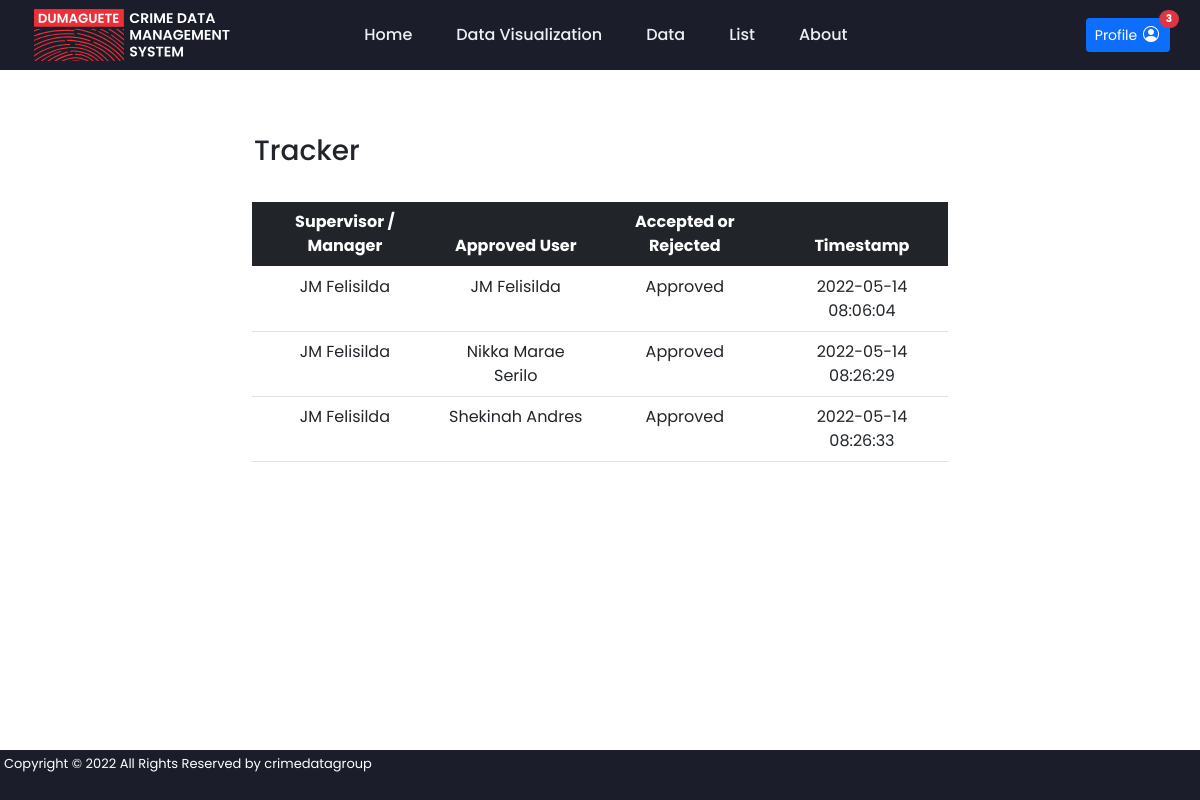
The app's page /tracker.php (signed in), older data.
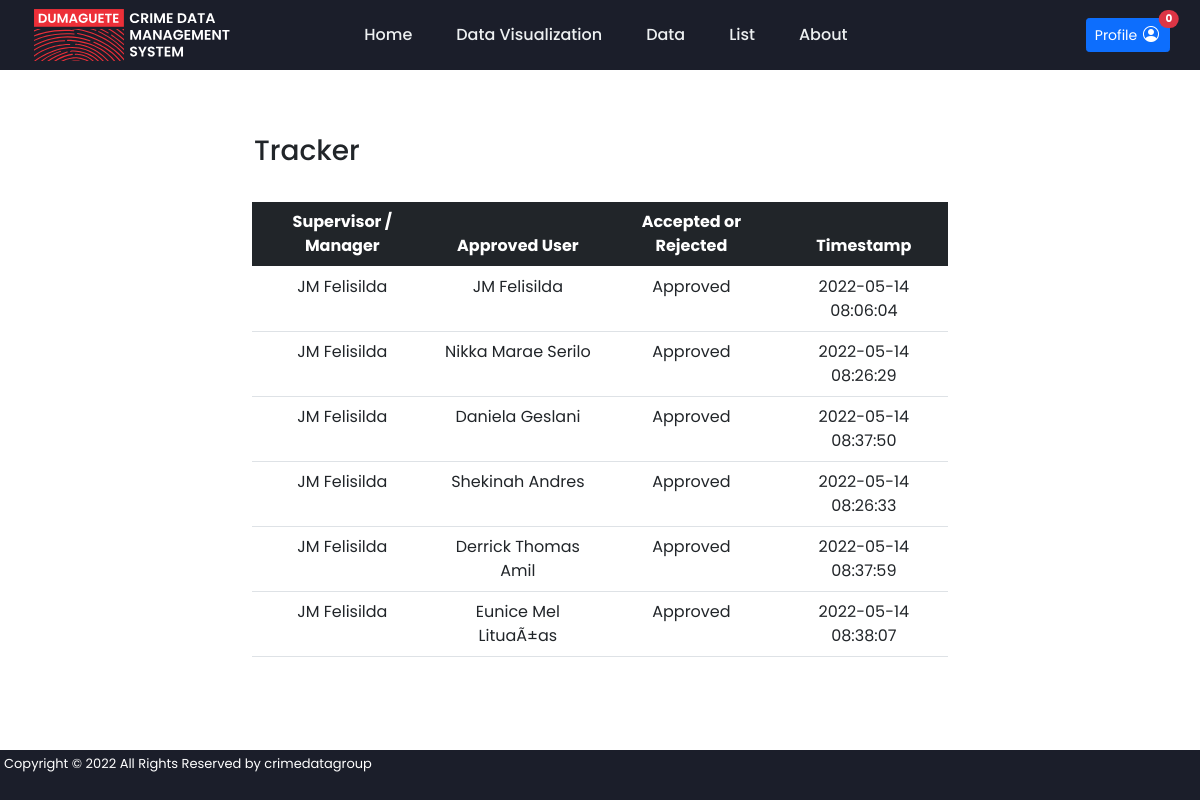
The same page, newer data.
### tables this page shows
CREATE TABLE IF NOT EXISTS `user` (
  `user_id` int(11) NOT NULL AUTO_INCREMENT,
  `email` varchar(100) NOT NULL,
  `password` varchar(100) DEFAULT NULL,
  `first_name` varchar(100) NOT NULL,
  `last_name` varchar(100) NOT NULL,
  `position` varchar(100) NOT NULL,
  `create_timestamp` timestamp NULL DEFAULT CURRENT_TIMESTAMP,
  `update_timestamp` timestamp NULL DEFAULT NULL,
  `approve_reject_timestamp` timestamp NULL DEFAULT NULL,
  `supervisor_accept_reject` int(11) DEFAULT NULL,
  `approval` int(11) DEFAULT '0',
  `image_name` varchar(100) DEFAULT 'profile.png',
  PRIMARY KEY (`user_id`)
);

CREATE TABLE IF NOT EXISTS `approval_table` (
  `approval_id` int(1) NOT NULL,
  `approval_name` varchar(10) NOT NULL,
  PRIMARY KEY (`approval_id`)
);

### tracker.php (the view, shortened to what this page needs)
<?php
include 'connection.php';
?>
<!DOCTYPE html>
<head>
   <link rel="stylesheet" href="style.css">
	<link href="https://cdn.jsdelivr.net/npm/bootstrap@5.0.2/dist/css/bootstrap.min.css" rel="stylesheet">
	<link rel="stylesheet" href="https://cdn.jsdelivr.net/npm/bootstrap-icons@1.8.1/font/bootstrap-icons.css">
</head>
<?php include("header.php"); ?>
<body>
	<div class="col-md-7" style="margin:auto;">
		<h3>Tracker</h3><br>
        <table class="table" style="text-align: center;">
          <thead class="thead-dark">
            <tr class="table-dark">
              <th>Supervisor / Manager</th>
              <th>Approved User</th>
              <th>Accepted or Rejected</th>
              <th>Timestamp</th>
            </tr>
          </thead>
          <tbody>
            <?php
            $res=mysqli_query($conn,'SELECT CONCAT(s.first_name," ", s.last_name) AS supervisor, CONCAT(u.first_name," ", u.last_name) AS username, a.approval_name ,u.approve_reject_timestamp
            FROM user u JOIN user s ON s.user_id=u.supervisor_accept_reject JOIN approval_table a ON a.approval_id=u.approval;');
            while ($row=mysqli_fetch_array($res))
            {
              echo "<tr>";
              echo "<td>"; echo ucwords($row["supervisor"]);  echo "</td>";
              echo "<td>"; echo ucwords($row["username"]);  echo "</td>";
              echo "<td>"; echo $row["approval_name"];  echo "</td>";
              echo "<td>"; echo $row["approve_reject_timestamp"];  echo "</td>";
              echo "</tr>";
            }
            ?>
          </tbody>
        </table>
    </div>
</body>
<?php include("footer.php"); ?>
</html>

### header.php
<?php include 'connection.php';?>
<header>
	<a href="main.php"><img class="logo" src="img/logo5.svg" style="width: 200px;" alt="logo"></a>
	<nav style="padding-right:140px;">
		<ul class="nav__links">
			<li><a href="main.php">Home</a></li>
			<li><a href="visualization_index.php">Data Visualization</a></li>
			<li><a href="data_index.php">Data</a></li>
			<li><a href="list_index.php">List</a></li>
			<li><a href="about_index.php">About</a></li>
		</ul>
	</nav>
    <button onclick="location.href ='profile.php';" type="button" class="btn btn-primary position-relative btn-sm" id="but">
		Profile <i class="bi bi-person-circle" style="font-size: 1rem; color: white;"></i>
		<span class="position-absolute top-0 start-100 translate-middle badge rounded-pill bg-danger">
		<?php $res=mysqli_query($conn,"SELECT COUNT(user_id) AS numbers FROM `user` WHERE `approval`=0");
            if ($res->num_rows > 0) {
				while($row = $res->fetch_assoc()) {
				echo $row["numbers"];
				}
		}?>
		</span>
	</button>
</header>

Row changes from the older to the newer data that the page shows:
now on this page (row edited): user: supervisor "JM Felisilda", username "Daniela Geslani", approval_table.approval_name "Approved", approve_reject_timestamp "2022-05-14 08:37:50"
now on this page (row edited): user: supervisor "JM Felisilda", username "Derrick Thomas Amil", approval_table.approval_name "Approved", approve_reject_timestamp "2022-05-14 08:37:59"
now on this page (row edited): user: supervisor "JM Felisilda", username "Eunice Mel LituaÃ±as", approval_table.approval_name "Approved", approve_reject_timestamp "2022-05-14 08:38:07"
Text that changed along with them:
new list line: "0"
list line gone: "3"
